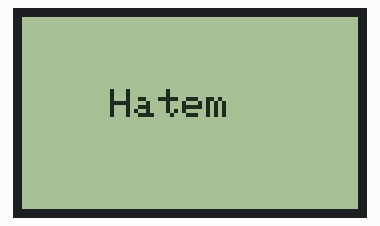
Bench run of a sketch on a simulated Arduino Uno, built with avr-gcc and run on an emulated ATmega328P. Parts: 84×48 one-colour display. Wiring (inferred from the names in the program): DS1307 clock at I2C address 0x68. The local clock reads 2024-03-15 10:24:30 at power-on unless the sketch sets it.

Above: at 0.1 s.
At 0.6 s:
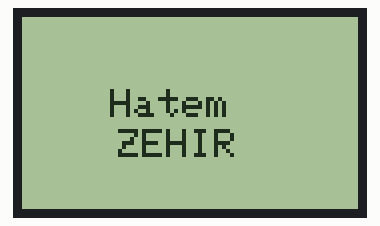
At 1.2 s:
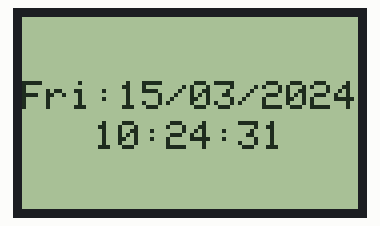
At 7.4 s:
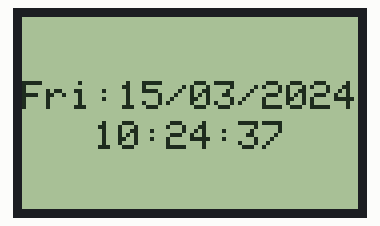
At 13.5 s:
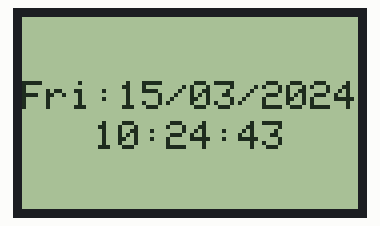
At 33.1 s:
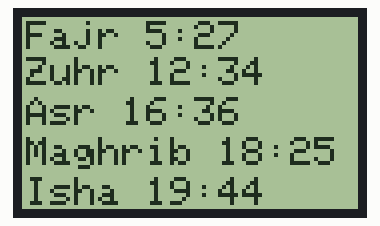

The sketch:

Islamic-prayer-times-Arduino.ino
```cpp
// Prayer time on Nokia 5510/3310 display Hatem ZEHIR
// Prayer time calculation is from http://3adly.blogspot.com/2010/07/prayer-times-calculations-pure-c-code.html

#include "Wire.h"
#include <Adafruit_GFX.h>
#include <Adafruit_PCD8544.h>
Adafruit_PCD8544 display = Adafruit_PCD8544(7, 6, 5, 4, 3);

int xegg, yegg;

#define DS1307_I2C_ADDRESS 0x68  // This is the I2C address
long previousMillis = 0;        // will store last time time was updated
byte second, minute, hour, dayOfWeek, dayOfMonth, month, year;
long interval = 200;
int displayx, displayy, displayradius, x2, y2, x3, y3;
int zero = 0;
char  *Day[] = {"", "Sun", "Mon", "Tue", "Wed", "Thu", "Fri", "Sat"};
double fajr, sunRise, zuhr, asr, maghrib, isha;

// Convert normal decimal numbers to binary coded decimal
byte decToBcd(byte val)
{
  return ( (val / 10 * 16) + (val % 10) );
}

// Convert binary coded decimal to normal decimal numbers
byte bcdToDec(byte val)
{
  return ( (val / 16 * 10) + (val % 16) );
}

// Gets the date and time from the ds1307 and prints result
void getDateDs1307()
{
  // Reset the register pointer
  Wire.beginTransmission(DS1307_I2C_ADDRESS);
  //Wire.write(0x00);
  Wire.write(zero);
  Wire.endTransmission();
  Wire.requestFrom(DS1307_I2C_ADDRESS, 7);

  second     = bcdToDec(Wire.read() & 0x7f);
  minute     = bcdToDec(Wire.read());
  hour       = bcdToDec(Wire.read() & 0x3f);
  dayOfWeek  = bcdToDec(Wire.read());
  dayOfMonth = bcdToDec(Wire.read());
  month      = bcdToDec(Wire.read());
  year       = bcdToDec(Wire.read());

}

void setDateDs1307()
{
  Wire.beginTransmission(DS1307_I2C_ADDRESS);
  Wire.write(zero);
  Wire.write(decToBcd(second));    // 0 to bit 7 starts the clock
  Wire.write(decToBcd(minute));
  Wire.write(decToBcd(hour));      // for 12 hour am/pm, need to set bit 6 (also need to change readDateDs1307)
  Wire.write(decToBcd(dayOfWeek));
  Wire.write(decToBcd(dayOfMonth));
  Wire.write(decToBcd(month));
  Wire.write(decToBcd(year));
  Wire.endTransmission();
}


void printTime()
{
  int hours, minutes;
  char s[12];
  display.clearDisplay();
  display.setCursor(0, 16);
  display.print(Day[dayOfWeek]);
  display.print(":");
  display.print(char(dayOfMonth / 10 + 0x30));
  display.print(char(dayOfMonth % 10 + 0x30));
  display.print("/");
  display.print(char(month / 10 + 0x30));
  display.print(char(month % 10 + 0x30));
  display.print("/");
  display.print("20");
  display.print(char(year / 10 + 0x30));
  display.print(char(year % 10 + 0x30));

  display.setCursor(18, 26);
  display.print( char( hour / 10 + 0x30) );
  display.print( char( hour % 10 + 0x30) );
  display.print(":");
  display.print( char(minute / 10 + 0x30));
  display.print( char(minute % 10 + 0x30));
  display.print(":");
  display.print(char (second / 10 + 0x30));
  display.print(char (second % 10 + 0x30));
  display.display();
  delay(1000);

  doubleToHrMin(fajr, hours, minutes);
  display.clearDisplay();
  display.setCursor(1, 1);
  display.print("Fajr ");
  display.print(hours);
  display.print(":");
  display.print(minutes);
  display.display();

  doubleToHrMin(zuhr, hours, minutes);
  display.setCursor(1, 10);
  display.print("Zuhr ");
  display.print(hours);
  display.print(":");
  display.print(minutes);
  display.display();

  doubleToHrMin(asr, hours, minutes);
  display.setCursor(1, 20);
  display.print("Asr ");
  display.print(hours);
  display.print(":");
  display.print(minutes);
  display.display();

  doubleToHrMin(maghrib, hours, minutes);
  display.setCursor(1, 30);
  display.print("Maghrib ");
  display.print(hours);
  display.print(":");
  display.print(minutes);
  display.display();

  doubleToHrMin(isha, hours, minutes);
  display.setCursor(1, 40);
  display.print("Isha ");
  display.print(hours);
  display.print(":");
  display.print(minutes);
  display.display();
  delay(5000);
}


void setup()  {
  Wire.begin();
  display.begin();
  display.clearDisplay();
  display.setContrast(25);
  xegg = (display.width()) / 2;
  yegg = (display.height()) / 2;
  display.setTextColor(BLACK);
  display.setTextSize(1);
  display.setCursor(22, 18);
  display.print("Hatem");
  display.display();
  delay(500);
  display.setCursor(24, 28);
  display.print("ZEHIR");
  display.display();
  delay(500);
  getDateDs1307() ;
}


void loop() {
  getDateDs1307() ;
  calcPrayerTimes(year, month, dayOfMonth, 39.8, 21.4, 3, -18.5, -19, fajr, sunRise, zuhr, asr, maghrib, isha); // year , month, day, Longitude, Latitude, Time Zone, Fajr Twilight, Esha Twilight

  unsigned long currentMillis = millis();

  if (currentMillis - previousMillis > interval) {
    previousMillis = currentMillis;
    //getDateDs1307() ;
    printTime();
  }

}

/*-------------------------------------------------------------------------------------*/
// PRAYER TIME (by Mahmoud Adly Ezzat, Cairo)

//convert Degree to Radian
double degToRad(double degree)
{
  return ((3.1415926 / 180) * degree);
}

//convert Radian to Degree
double radToDeg(double radian)
{
  return (radian * (180 / 3.1415926));
}

//make sure a value is between 0 and 360
double moreLess360(double value)
{
  while (value > 360 || value < 0)
  {
    if (value > 360)
      value -= 360;

    else if (value < 0)
      value += 360;
  }

  return value;
}

//make sure a value is between 0 and 24
double moreLess24(double value)
{
  while (value > 24 || value < 0)
  {
    if (value > 24)
      value -= 24;

    else if (value < 0)
      value += 24;
  }

  return value;
}

//convert the double number to Hours and Minutes
void doubleToHrMin(double number, int &hours, int &minutes)
{
  hours = floor(moreLess24(number));
  minutes = floor(moreLess24(number - hours) * 60);
}

void calcPrayerTimes(int year, int month, int day,
                     double longitude, double latitude, int timeZone,
                     double fajrTwilight, double ishaTwilight,
                     double &fajrTime, double &sunRiseTime, double &zuhrTime,
                     double &asrTime, double &maghribTime, double &ishaTime)
{
  double D = (367 * year) - ((year + (int)((month + 9) / 12)) * 7 / 4) + (((int)(275 * month / 9)) + day - 730531.5);

  double L = 280.461 + 0.9856474 * D;
  L = moreLess360(L);

  double M = 357.528 + (0.9856003) * D;
  M = moreLess360(M);

  double Lambda = L + 1.915 * sin(degToRad(M)) + 0.02 * sin(degToRad(2 * M));
  Lambda = moreLess360(Lambda);

  double Obliquity = 23.439 - 0.0000004 * D;
  double Alpha = radToDeg(atan((cos(degToRad(Obliquity)) * tan(degToRad(Lambda)))));
  Alpha = moreLess360(Alpha);

  Alpha = Alpha - (360 * (int)(Alpha / 360));
  Alpha = Alpha + 90 * (floor(Lambda / 90) - floor(Alpha / 90));

  double ST = 100.46 + 0.985647352 * D;
  double Dec = radToDeg(asin(sin(degToRad(Obliquity)) * sin(degToRad(Lambda))));
  double Durinal_Arc = radToDeg(acos((sin(degToRad(-0.8333)) - sin(degToRad(Dec)) * sin(degToRad(latitude))) / (cos(degToRad(Dec)) * cos(degToRad(latitude)))));

  double Noon = Alpha - ST;
  Noon = moreLess360(Noon);


  double UT_Noon = Noon - longitude;


  ////////////////////////////////////////////
  // Calculating Prayer Times Arcs & Times //
  //////////////////////////////////////////

  // 2) Zuhr Time [Local noon]
  zuhrTime = UT_Noon / 15 + timeZone;

  // Asr Hanafi
  //double Asr_Alt =radToDeg(atan(2+tan(degToRad(latitude - Dec))));
  double Asr_Alt = radToDeg(atan(1.7 + tan(degToRad(latitude - Dec))));
  // Asr Shafii
  //double Asr_Alt = radToDeg(atan(1 + tan(degToRad(latitude - Dec))));
  double Asr_Arc = radToDeg(acos((sin(degToRad(90 - Asr_Alt)) - sin(degToRad(Dec)) * sin(degToRad(latitude))) / (cos(degToRad(Dec)) * cos(degToRad(latitude)))));
  Asr_Arc = Asr_Arc / 15;
  // 3) Asr Time
  asrTime = zuhrTime + Asr_Arc;

  // 1) Shorouq Time
  sunRiseTime = zuhrTime - (Durinal_Arc / 15);

  // 4) Maghrib Time
  maghribTime = zuhrTime + (Durinal_Arc / 15);

  double Esha_Arc = radToDeg(acos((sin(degToRad(ishaTwilight)) - sin(degToRad(Dec)) * sin(degToRad(latitude))) / (cos(degToRad(Dec)) * cos(degToRad(latitude)))));
  // 5) Isha Time
  ishaTime = zuhrTime + (Esha_Arc / 15);

  // 0) Fajr Time
  double Fajr_Arc = radToDeg(acos((sin(degToRad(fajrTwilight)) - sin(degToRad(Dec)) * sin(degToRad(latitude))) / (cos(degToRad(Dec)) * cos(degToRad(latitude)))));
  fajrTime = zuhrTime - (Fajr_Arc / 15);

  return;
}
```

Measured:
- what the display in image 1 shows lasts 0.6 s, from 0.6 s to 1.2 s
- what the display in image 2 shows lasts 1.0 s, from 1.2 s to 2.2 s
- what the display in image 5 shows lasts 5.1 s, from 33.1 s to 38.2 s
